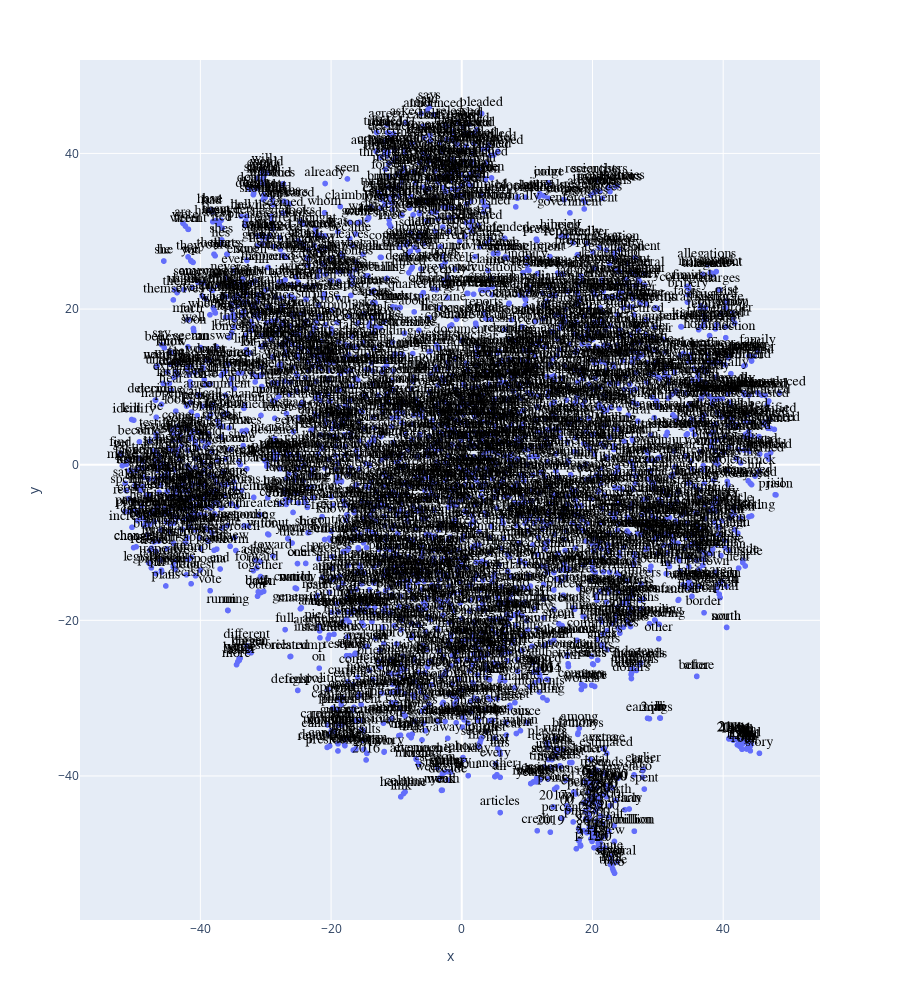

This figure's notebook cell:
### Code cell
vis1

### Figure 1 — Plotly figure (JSON) as saved in the notebook; plotly's stock layout.template omitted (floating-point values rounded to 4 significant figures; data arrays with more than 128 entries replaced by an {"elided": "..."} marker saying what was removed)
{"data": [{"hovertemplate": "<b>%{hovertext}</b><br><br>x=%{x}<br>y=%{y}<br>term_str=%{text}<extra></extra>", "hovertext": {"elided": "3043 str values"}, "legendgroup": "", "marker": {"color": "#636efa", "symbol": "circle"}, "mode": "markers+text", "name": "", "showlegend": false, "text": {"elided": "3043 str values"}, "textfont": {"color": "black", "family": "Arial", "size": 14}, "textposition": "top center", "type": "scattergl", "x": {"elided": "3043 float values"}, "xaxis": "x", "y": {"elided": "3043 float values"}, "yaxis": "y"}], "layout": {"height": 1000, "legend": {"tracegroupgap": 0}, "margin": {"t": 60}, "xaxis": {"anchor": "y", "domain": [0, 1], "title": {"text": "x"}}, "yaxis": {"anchor": "x", "domain": [0, 1], "title": {"text": "y"}}}}
